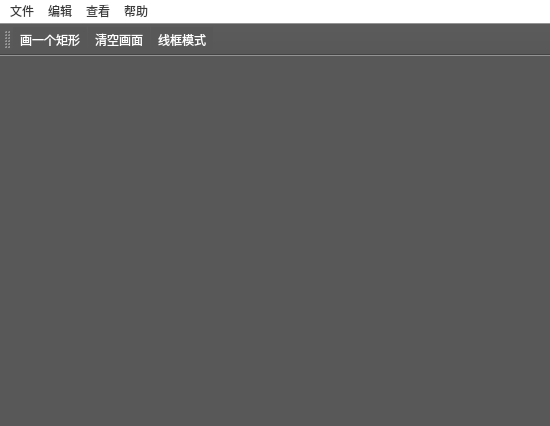
<?xml version="1.0" encoding="UTF-8"?>
<ui version="4.0">
 <class>MainWindow</class>
 <widget class="QMainWindow" name="MainWindow">
  <property name="geometry">
   <rect>
    <x>0</x>
    <y>0</y>
    <width>550</width>
    <height>426</height>
   </rect>
  </property>
  <property name="windowTitle">
   <string>GLSL In Out</string>
  </property>
  <property name="windowIcon">
   <iconset>
    <normaloff>../QT图片素材/联想截图_20250927210934.png</normaloff>../QT图片素材/联想截图_20250927210934.png</iconset>
  </property>
  <property name="styleSheet">
   <string notr="true">QWidget{
	background-color: rgb(88, 88, 88);
	color: rgb(255, 255, 255);
	font: 10pt &quot;隶书&quot;;
}
QMenuBar{
	background-color: rgb(255, 255, 255);
	color: rgb(60, 60, 60);
}
QWidget:checked{
	background-color: rgb(150,150,150);
}
</string>
  </property>
  <widget class="QWidget" name="centralwidget"/>
  <widget class="QMenuBar" name="menubar">
   <property name="geometry">
    <rect>
     <x>0</x>
     <y>0</y>
     <width>550</width>
     <height>16</height>
    </rect>
   </property>
   <widget class="QMenu" name="menu">
    <property name="title">
     <string>文件</string>
    </property>
   </widget>
   <widget class="QMenu" name="menu_2">
    <property name="title">
     <string>编辑</string>
    </property>
   </widget>
   <widget class="QMenu" name="menu_3">
    <property name="title">
     <string>查看</string>
    </property>
   </widget>
   <widget class="QMenu" name="menu_4">
    <property name="title">
     <string>帮助</string>
    </property>
   </widget>
   <addaction name="menu"/>
   <addaction name="menu_2"/>
   <addaction name="menu_3"/>
   <addaction name="menu_4"/>
  </widget>
  <widget class="QStatusBar" name="statusbar"/>
  <widget class="QToolBar" name="toolBar">
   <property name="windowTitle">
    <string>toolBar</string>
   </property>
   <attribute name="toolBarArea">
    <enum>TopToolBarArea</enum>
   </attribute>
   <attribute name="toolBarBreak">
    <bool>false</bool>
   </attribute>
   <addaction name="actionDraw"/>
   <addaction name="actionClear"/>
   <addaction name="actionWire"/>
  </widget>
  <action name="actionDraw">
   <property name="text">
    <string>画一个矩形</string>
   </property>
   <property name="menuRole">
    <enum>QAction::MenuRole::NoRole</enum>
   </property>
  </action>
  <action name="actionClear">
   <property name="text">
    <string>清空画面</string>
   </property>
   <property name="menuRole">
    <enum>QAction::MenuRole::NoRole</enum>
   </property>
  </action>
  <action name="actionWire">
   <property name="checkable">
    <bool>true</bool>
   </property>
   <property name="text">
    <string>线框模式</string>
   </property>
   <property name="menuRole">
    <enum>QAction::MenuRole::NoRole</enum>
   </property>
  </action>
 </widget>
 <resources/>
 <connections/>
</ui>
